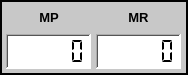
  <widget class="QFrame" name="frame_MPMR">
   <property name="geometry">
    <rect>
     <x>1343</x>
     <y>37</y>
     <width>188</width>
     <height>75</height>
    </rect>
   </property>
   <property name="styleSheet">
    <string notr="true">background-color: rgba(200, 200, 200);</string>
   </property>
   <property name="frameShape">
    <enum>QFrame::Box</enum>
   </property>
   <property name="frameShadow">
    <enum>QFrame::Plain</enum>
   </property>
   <property name="lineWidth">
    <number>2</number>
   </property>
   <widget class="QWidget" name="layoutWidget_15">
    <property name="geometry">
     <rect>
      <x>2</x>
      <y>2</y>
      <width>184</width>
      <height>71</height>
     </rect>
    </property>
    <layout class="QHBoxLayout" name="horizontalLayout_MPMR">
     <property name="spacing">
      <number>0</number>
     </property>
     <property name="leftMargin">
      <number>0</number>
     </property>
     <property name="rightMargin">
      <number>3</number>
     </property>
     <item>
      <layout class="QVBoxLayout" name="verticalLayout_MP">
       <property name="spacing">
        <number>0</number>
       </property>
       <item>
        <widget class="QLabel" name="label_MP">
         <property name="maximumSize">
          <size>
           <width>16777215</width>
           <height>20</height>
          </size>
         </property>
         <property name="font">
          <font>
           <pointsize>10</pointsize>
           <weight>75</weight>
           <bold>true</bold>
           <underline>false</underline>
          </font>
         </property>
         <property name="text">
          <string>MP</string>
         </property>
         <property name="alignment">
          <set>Qt::AlignCenter</set>
         </property>
        </widget>
       </item>
       <item alignment="Qt::AlignHCenter">
        <widget class="QLCDNumber" name="lcdNumber_MP">
         <property name="sizePolicy">
          <sizepolicy hsizetype="Fixed" vsizetype="Fixed">
           <horstretch>80</horstretch>
           <verstretch>45</verstretch>
          </sizepolicy>
         </property>
         <property name="minimumSize">
          <size>
           <width>85</width>
           <height>35</height>
          </size>
         </property>
         <property name="maximumSize">
          <size>
           <width>16777215</width>
           <height>30</height>
          </size>
         </property>
         <property name="sizeIncrement">
          <size>
           <width>0</width>
           <height>45</height>
          </size>
         </property>
         <property name="font">
          <font>
           <weight>50</weight>
           <bold>false</bold>
          </font>
         </property>
         <property name="autoFillBackground">
          <bool>false</bool>
         </property>
         <property name="styleSheet">
          <string notr="true">background-color: rgb(255, 255, 255);</string>
         </property>
         <property name="frameShape">
          <enum>QFrame::WinPanel</enum>
         </property>
         <property name="frameShadow">
          <enum>QFrame::Sunken</enum>
         </property>
         <property name="smallDecimalPoint">
          <bool>true</bool>
         </property>
         <property name="digitCount">
          <number>5</number>
         </property>
         <property name="segmentStyle">
          <enum>QLCDNumber::Flat</enum>
         </property>
         <property name="value" stdset="0">
          <double>0.000000000000000</double>
         </property>
        </widget>
       </item>
      </layout>
     </item>
     <item>
      <layout class="QVBoxLayout" name="verticalLayout_MR">
       <property name="spacing">
        <number>0</number>
       </property>
       <property name="rightMargin">
        <number>2</number>
       </property>
       <item>
        <widget class="QLabel" name="label_MR">
         <property name="maximumSize">
          <size>
           <width>16777215</width>
           <height>20</height>
          </size>
         </property>
         <property name="font">
          <font>
           <pointsize>10</pointsize>
           <weight>75</weight>
           <bold>true</bold>
           <underline>false</underline>
          </font>
         </property>
         <property name="text">
          <string>MR</string>
         </property>
         <property name="alignment">
          <set>Qt::AlignCenter</set>
         </property>
        </widget>
       </item>
       <item>
        <widget class="QLCDNumber" name="lcdNumber_MR">
         <property name="sizePolicy">
          <sizepolicy hsizetype="Fixed" vsizetype="Fixed">
           <horstretch>80</horstretch>
           <verstretch>40</verstretch>
          </sizepolicy>
         </property>
         <property name="minimumSize">
          <size>
           <width>85</width>
           <height>35</height>
          </size>
         </property>
         <property name="maximumSize">
          <size>
           <width>16777215</width>
           <height>30</height>
          </size>
         </property>
         <property name="font">
          <font>
           <weight>50</weight>
           <bold>false</bold>
          </font>
         </property>
         <property name="autoFillBackground">
          <bool>false</bool>
         </property>
         <property name="styleSheet">
          <string notr="true">background-color: rgb(255, 255, 255);</string>
         </property>
         <property name="frameShape">
          <enum>QFrame::WinPanel</enum>
         </property>
         <property name="frameShadow">
          <enum>QFrame::Sunken</enum>
         </property>
         <property name="smallDecimalPoint">
          <bool>true</bool>
         </property>
         <property name="digitCount">
          <number>5</number>
         </property>
         <property name="segmentStyle">
          <enum>QLCDNumber::Flat</enum>
         </property>
         <property name="value" stdset="0">
          <double>0.000000000000000</double>
         </property>
        </widget>
       </item>
      </layout>
     </item>
    </layout>
   </widget>
  </widget>
